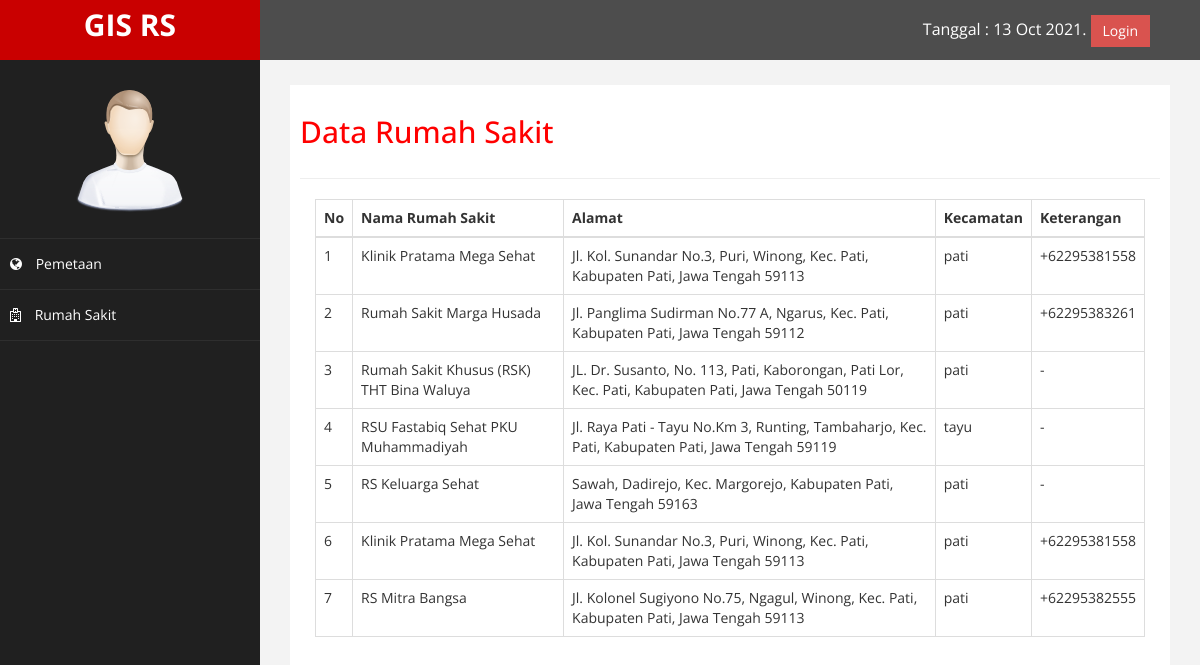
Screenshot of /index.php/rumahsakit with the database file from the repository.
### tables this page shows
CREATE TABLE `rumah_sakit` (
  `id_rs` int(11) NOT NULL,
  `nama_rs` varchar(255) NOT NULL,
  `alamat` varchar(255) NOT NULL,
  `kecamatan` varchar(255) NOT NULL,
  `latitude` varchar(255) NOT NULL,
  `longitude` varchar(255) NOT NULL,
  `keterangan` text NOT NULL
);

### application/views/layout/v_wrapper.php (called while the page is built)
<?php
require_once('v_head.php');
require_once('v_header.php');
require_once('v_nav.php');
require_once('v_content.php');
require_once('v_footer.php');

### application/controllers/RumahSakit.php (called while the page is built, shortened)
<?php
class RumahSakit extends CI_Controller {
    public function __construct()
    {
        $this->load->model('m_rumahsakit');
    }
    public function index()
    {
        $data = array(
            'title' => 'Data Rumah Sakit',
            'rumahsakit' => $this->m_rumahsakit->tampil(),
            'isi'    => 'v_datarumahsakit'
        );
        $this->load->view('layout/v_wrapper', $data, FALSE);
    }
}

### index.php (called while the page is built, shortened)
<?php
require_once BASEPATH.'core/CodeIgniter.php';

### application/views/layout/v_content.php (called while the page is built)
<?php
if ($isi) {
    $this->load->view($isi);
}

### application/models/M_rumahsakit.php (called while the page is built, shortened)
<?php
class M_rumahsakit extends CI_Model {
    public function tampil()
    {
        $this->db->select('*');
        $this->db->from('rumah_sakit');
        $this->db->order_by('id_rs', 'desc');
        return $this->db->get()->result();
    }
}

### application/views/v_datarumahsakit.php (the view, shortened to what this page needs)
<div class="col-sm-12">
    <table class="table table-responsive table-bordered">
        <thead>
            <tr>
                <th>No</th>
                <th>Nama Rumah Sakit</th>
                <th>Alamat</th>
                <th>Kecamatan</th>
                <th>Keterangan</th>
            </tr>
        </thead>
        <tbody>
            <?php $no=1; foreach ($rumahsakit as $key => $value) { ?>
            <tr>
                <td><?= $no++; ?></td>
                <td><?= $value->nama_rs ?></td>
                <td><?= $value->alamat ?></td>
                <td><?= $value->kecamatan ?></td>
                <td><?= $value->keterangan ?></td>
            </tr>
            <?php } ?>
        </tbody>
    </table>
</div>

### application/views/layout/v_head.php (shortened to what this page needs)
<!DOCTYPE html>
<html xmlns="http://www.w3.org/1999/xhtml">
<head>
    <link href="<?= base_url() ?>template/assets/css/bootstrap.css" rel="stylesheet" />
    <link href="<?= base_url() ?>template/assets/css/font-awesome.css" rel="stylesheet" />
    <link href="<?= base_url() ?>template/assets/css/custom.css" rel="stylesheet" />
    <link rel="stylesheet" href="https://unpkg.com/leaflet@1.6.0/dist/leaflet.css" />
</head>
<body>

### application/views/layout/v_header.php (shortened to what this page needs)
<div id="wrapper">
        <nav class="navbar navbar-default navbar-cls-top " role="navigation" style="margin-bottom: 0">
            <div class="navbar-header">
                <a class="navbar-brand" href="index.html">GIS RS</a>
            </div>
  <div style="color: white;
padding: 15px 50px 5px 50px;
float: right;
font-size: 16px;"> Tanggal : <?= date('d M Y')?>.
<?php if($this->session->userdata('username')==""){ ?>
    <a href="<?= base_url('login')?>" class="btn btn-danger square-btn-adjust">Login</a>
<?php } else { ?>
    <a href="<?= base_url('login/logout')?>" class="btn btn-danger square-btn-adjust">Logout</a>
<?php } ?>
</div>
</nav>

### application/views/layout/v_nav.php (shortened to what this page needs)
<nav class="navbar-default navbar-side" role="navigation">
            <div class="sidebar-collapse">
                <ul class="nav" id="main-menu">
				    <li class="text-center">
                    <img src="<?= base_url() ?>template/assets/img/find_user.png" class="user-image img-responsive"/>
                    </li>
                    <li>
                        <a href="<?= base_url('home') ?>"><i class="fa fa-globe"></i> Pemetaan</a>
                    <li>
                        <a href="<?= base_url('rumahsakit') ?>"><i class="fa fa-hospital-o"></i> Rumah Sakit</a>
                    </li>
                </ul>
            </div>
        </nav>
        <div id="page-wrapper" >
            <div id="page-inner">
                <div class="row">
                    <div class="col-md-12">
                     <h2><?= $title ?></h2>
                    </div>
                </div>
                 <hr />

### application/views/layout/v_footer.php
</div>
            </div>
        </div>
    </body>
</html>

### template/assets/css/custom.css (style rules this page uses)
body { font-family: 'Open Sans', sans-serif; }
#wrapper { width: 100%; background:#202020; }
#page-wrapper { padding: 15px 15px; min-height: 600px; background:#F3F3F3; }
#page-inner { width:100%; margin:10px 20px 10px 0px; background-color:#fff!important; padding:10px; min-height:1200px; }
.text-center { text-align:center; }
h2 { color: #f00; }
.square-btn-adjust { border: 0px solid transparent; -webkit-border-radius: 0px; -moz-border-radius: 0px; border-radius: 0px; }
.user-image { margin: 25px auto; -webkit-border-radius: 10px; -moz-border-radius: 10px; border-radius: 10px; max-height:170px; max-width:170px; }
.navbar-cls-top .navbar-brand { color: #fff; background: #C90000; width: 260px; text-align: center; height: 60px; font-size: 30px; font-weight: 700; }
.sidebar-collapse , .sidebar-collapse .nav { background:none; }
.sidebar-collapse .nav { padding:0; }
.sidebar-collapse .nav > li > a { color:#fff; background:#202020; text-shadow:none; }
.sidebar-collapse > .nav > li > a { padding:15px 10px; }
.sidebar-collapse > .nav > li { border-bottom: 1px solid rgba(107, 108, 109, 0.19); }
.navbar-side { border:none; background-color: #202020; }
.navbar-cls-top { background:#4D4D4D; border-bottom:none; }
.navbar-default { border:0px solid black; }
.navbar-header { background: #A70303; }
.nav > li > a > i { margin-right:10px; }
@media (min-width:768px) { #page-wrapper { margin: 0 0 0 260px; padding: 15px 30px; min-height: 1200px; } }
@media (min-width:768px) { .navbar-side { z-index: 1; position: absolute; width: 260px; } }
@media (min-width:768px) { .navbar { border-radius: 0px; } }

### rows the page displays
rumah_sakit: nama_rs "Klinik Pratama Mega Sehat", alamat "Jl. Kol. Sunandar No.3, Puri, Winong, Kec. Pati, Kabupaten Pati, Jawa Tengah 59113", kecamatan "pati", keterangan "+62295381558"
rumah_sakit: nama_rs "Rumah Sakit Marga Husada", alamat "Jl. Panglima Sudirman No.77 A, Ngarus, Kec. Pati, Kabupaten Pati, Jawa Tengah 59112", kecamatan "pati", keterangan "+62295383261"
rumah_sakit: nama_rs "Rumah Sakit Khusus (RSK) THT Bina Waluya", alamat "JL. Dr. Susanto, No. 113, Pati, Kaborongan, Pati Lor, Kec. Pati, Kabupaten Pati, Jawa Tengah 50119", kecamatan "pati", keterangan "-"
rumah_sakit: nama_rs "RSU Fastabiq Sehat PKU Muhammadiyah", alamat "Jl. Raya Pati - Tayu No.Km 3, Runting, Tambaharjo, Kec. Pati, Kabupaten Pati, Jawa Tengah 59119", kecamatan "tayu", keterangan "-"
rumah_sakit: nama_rs "RS Keluarga Sehat", alamat "Sawah, Dadirejo, Kec. Margorejo, Kabupaten Pati, Jawa Tengah 59163", kecamatan "pati", keterangan "-"
rumah_sakit: nama_rs "Klinik Pratama Mega Sehat", alamat "Jl. Kol. Sunandar No.3, Puri, Winong, Kec. Pati, Kabupaten Pati, Jawa Tengah 59113", kecamatan "pati", keterangan "+62295381558"
rumah_sakit: nama_rs "RS Mitra Bangsa", alamat "Jl. Kolonel Sugiyono No.75, Ngagul, Winong, Kec. Pati, Kabupaten Pati, Jawa Tengah 59113", kecamatan "pati", keterangan "+62295382555"

### other values shown
$title "Data Rumah Sakit"
